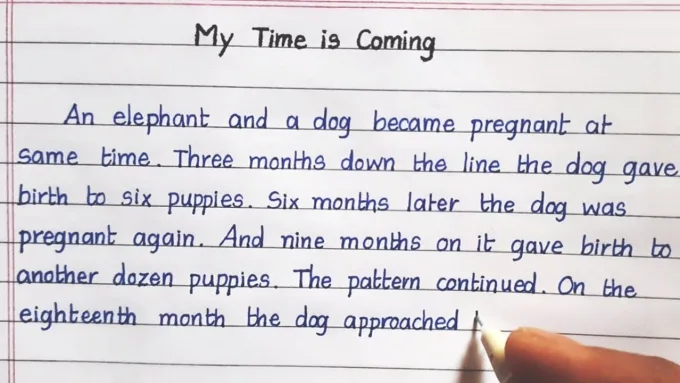
#> input picture handwrite-anything-for-you-in-neat-clear-handwriting-0a3b.jpg, 680 x 383 px, found by its file name
$ python ocr_handwritten.py
#> lines starting #> are read from the running program, lines starting #| are printed output that depends on the picture; after the words box and inside, x2 and y2 are one past the last pixel; in counts of white or black regions, pixels touching at a corner belong together
import cv2
import pytesseract

def preprocess_image(image_path):
    # Load the image
    image = cv2.imread(image_path)
#> image is the input picture: shape (383, 680, 3); mean B, G, R 216.8, 212.4, 216.7

    # Check if the image was loaded successfully
    if image is None:
        raise ValueError(f"Image not found at path: {image_path}")

    # Resize the image to a larger size for better OCR accuracy
    image = cv2.resize(image, None, fx=2, fy=2, interpolation=cv2.INTER_LINEAR)
#> image: shape (766, 1360, 3)

    # Convert to grayscale
    gray_image = cv2.cvtColor(image, cv2.COLOR_BGR2GRAY)
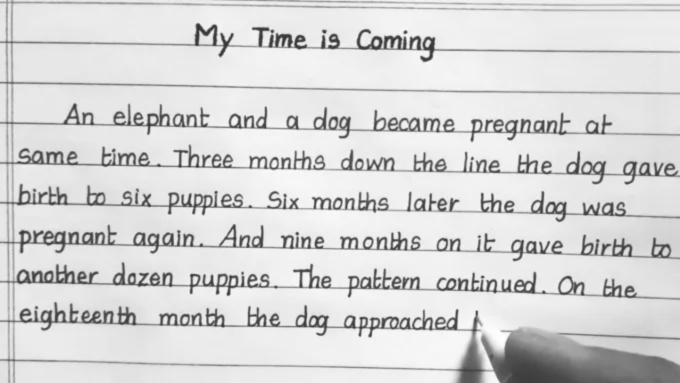
#> gray_image: shape (766, 1360) (shown at 1/2 size); min 45, max 254, mean 214.1

    # Apply Gaussian blur to reduce noise
    blurred_image = cv2.GaussianBlur(gray_image, (5, 5), 0)

    # Apply Otsu's thresholding to binarize the image
    _, thresh_image = cv2.threshold(blurred_image, 0, 255, cv2.THRESH_BINARY + cv2.THRESH_OTSU)
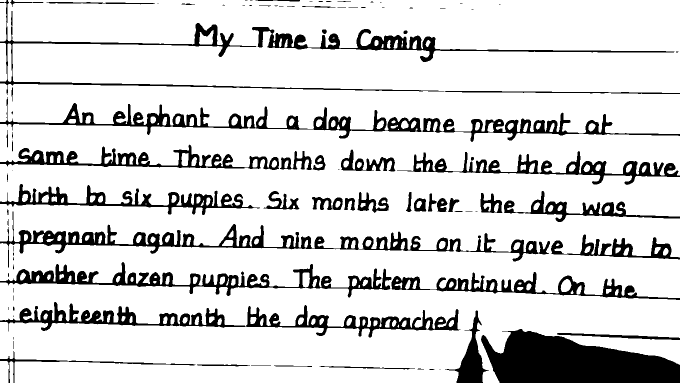
#> thresh_image: shape (766, 1360) (shown at 1/2 size); 84.4% white; 98 black regions (44 under 20 px), largest, box (x1, y1, x2, y2) and area: (962, 658, 1360, 766) 28513, (0, 194, 1360, 284) 17506, (0, 423, 1100, 535) 16140

    # Morphological closing to connect disjoint characters
    kernel = cv2.getStructuringElement(cv2.MORPH_RECT, (3, 3))
    closed_image = cv2.morphologyEx(thresh_image, cv2.MORPH_CLOSE, kernel)
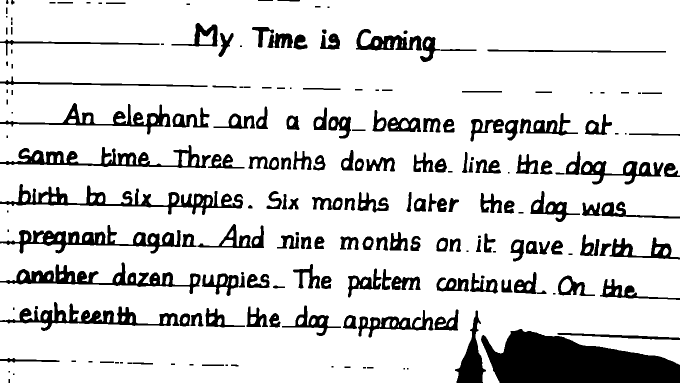
#> closed_image: shape (766, 1360) (shown at 1/2 size); 85% white; 211 black regions (26 under 20 px), largest, box (x1, y1, x2, y2) and area: (962, 658, 1360, 766) 28491, (0, 368, 486, 430) 7420, (0, 525, 401, 588) 6560

    return closed_image

def extract_text(image):
    # Extract text from the image using Tesseract with custom configurations
    custom_config = r'--oem 3 --psm 6'  # Default OCR Engine and Page Segmentation Mode
    extracted_text = pytesseract.image_to_string(image, config=custom_config)
    return extracted_text

def save_text_to_file(text, output_path):
    # Save the extracted text to a file
    with open(output_path, 'w', encoding='utf-8') as f:
        f.write(text)

def main():
    # Specify the path to your image
    image_path = 'D:/Work/IPCV/OCR/handwrite-anything-for-you-in-neat-clear-handwriting-0a3b.jpg'  # Change this to your image path
    output_path = 'D:/Work/IPCV/OCR/extracted_text.txt'  # Path to save the extracted text

    # Preprocess the image
    processed_image = preprocess_image(image_path)

    # Extract text from the processed image
    extracted_text = extract_text(processed_image)

    # Print the extracted text
    print("Extracted Text:")
    print(extracted_text)

    # Save the extracted text to a file
    save_text_to_file(extracted_text, output_path)
    print(f"Extracted text saved to {output_path}")

    # Optional: Display the original and processed images
    cv2.imshow("Original Image", cv2.imread(image_path))
    cv2.imshow("Processed Image", processed_image)
    cv2.waitKey(0)
    cv2.destroyAllWindows()

if __name__ == "__main__":
    main()
#> (the call stopped at in extract_text, `extracted_text = pytesseract.image_to_string(image, config=custom_conf..`: pytesseract is not available in this run)
